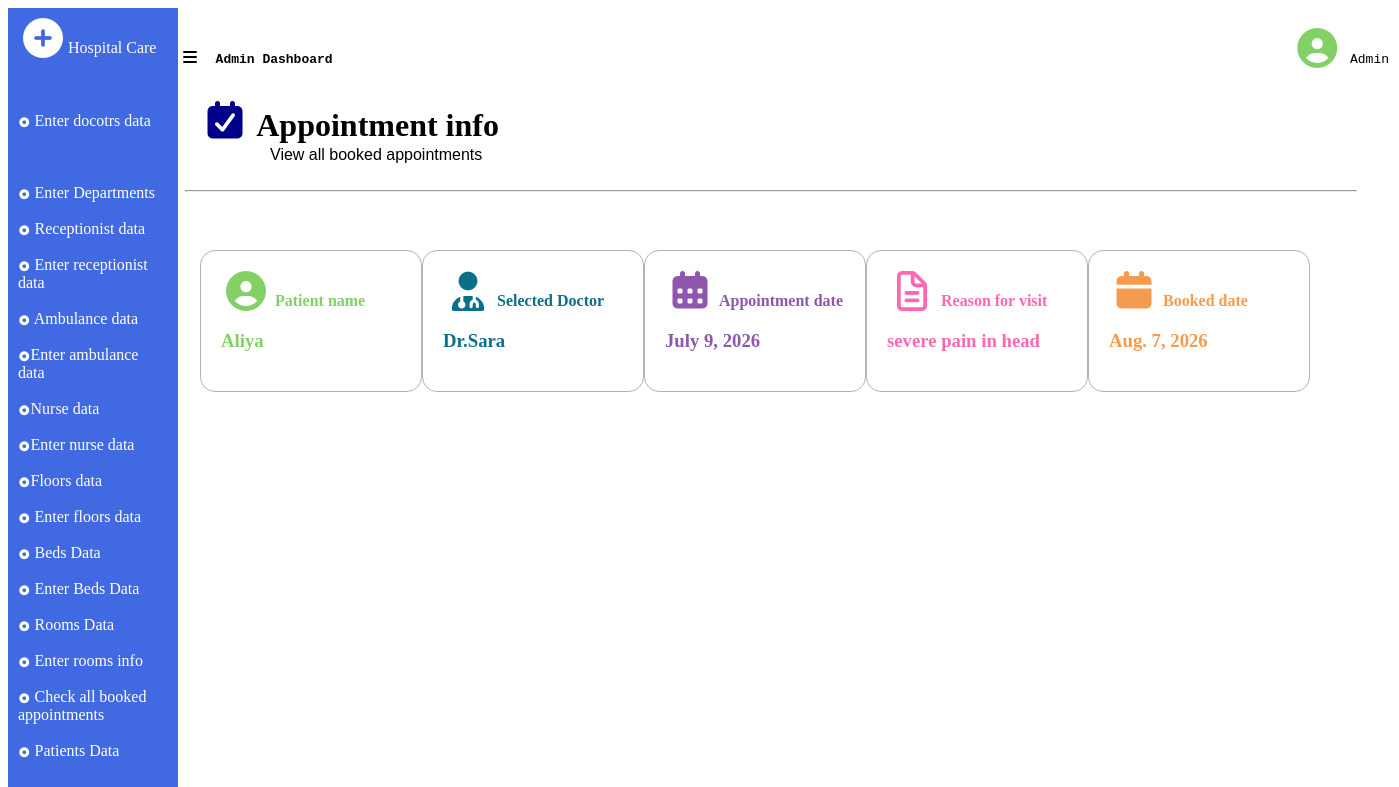
The page /showappointmentforadmin/ on the database its author committed.
### Hospital_app/models.py (models this page shows, shortened)
class appointments(models.Model):
    patient=models.CharField(max_length=200)
    doctor=models.CharField(max_length=200)
    appointment_date=models.DateField()
    appointment_time=models.TimeField()
    reason_for_visit=models.CharField(max_length=300)
    booked_date=models.DateField(null=True,blank=True)

### Hospital_app/views.py (the view)
# urls.py: path('showappointmentforadmin/',showappointmentforadmin,name='showappointmentforadmin'),
def showappointmentforadmin(request):
     appointment=appointments.objects.all()
     return render(request,"apoointinfoforadmin.html",{"appointments":appointment})

### templates/apoointinfoforadmin.html (shortened to what this page needs)
<!DOCTYPE html>
<html lang="en">
<head>
    {% load static %}
    <link rel="stylesheet" href="{% static 'style.CSS' %}">
    <link rel="stylesheet" href="https://cdnjs.cloudflare.com/ajax/libs/font-awesome/7.3.1/css/all.min.css" />
</head>
<body>
    <div id="urls">
        <i class="fa-solid fa-circle-plus"></i>Hospital Care
        <br><br>
        <br><br>
        <a class="a" href="{% url 'doctorsInfoForms' %}"><i class="fa-solid fa-circle-dot"></i>  Enter docotrs data</a>
        <br><br>
        <br><br>
        <a class="a" href="{% url 'dep_forms' %}"><i class="fa-solid fa-circle-dot"></i>  Enter Departments</a>
        <br><br>
        <a class="a" href="{% url 'ShowReceoOerData' %}"><i class="fa-solid fa-circle-dot"></i>  Receptionist data</a>
        <br><br>
        <a class="a" href="{% url 'fetchRecapPerInfo' %}"><i class="fa-solid fa-circle-dot"></i>  Enter receptionist data</a>
        <br><br>
        <a class="a" href="{% url 'getAmbukancesInfo' %}"><i class="fa-solid fa-circle-dot"></i>  Ambulance data</a>
        <br><br>
        <a class="a" href="{% url 'makeambforms' %}"><i class="fa-solid fa-circle-dot"></i>Enter ambulance data</a>
        <br><br>
        <a class="a" href="{% url 'showNurseInfo' %}"><i class="fa-solid fa-circle-dot"></i>Nurse data</a>
        <br><br>
        <a class="a" href="{% url 'enterNurseInfo' %}"><i class="fa-solid fa-circle-dot"></i>Enter nurse data</a>
        <br><br>
        <a class="a" href="{% url 'showFloorInfo' %}"><i class="fa-solid fa-circle-dot"></i>Floors data</a>
        <br><br>
        <a class="a" href="{% url 'FloorInfo' %}"><i class="fa-solid fa-circle-dot"></i>  Enter floors data</a>
        <br><br>
        <a class="a" href="{% url 'showbedsInfo' %}"><i class="fa-solid fa-circle-dot"></i>  Beds Data</a>
        <br><br>
        <a class="a" href="{% url 'bedsInfoForms' %}"><i class="fa-solid fa-circle-dot"></i>  Enter Beds Data</a>
        <br><br>
        <a class="a" href="{% url 'showroomInfo' %}"><i class="fa-solid fa-circle-dot"></i>  Rooms Data</a>
        <br><br>
        <a class="a" href="{% url 'roomsForm' %}"><i class="fa-solid fa-circle-dot"></i>  Enter rooms info</a>
        <br><br>
        <a class="a" href="{% url 'showappointmentforadmin' %}"><i class="fa-solid fa-circle-dot"></i>  Check all booked appointments</a>
        <br><br>
        <a class="a" href="{% url 'patientinfotpadmin' %}"><i class="fa-solid fa-circle-dot"></i>  Patients Data</a>
    </div>
    <pre id="bar"><i class="fa-solid fa-bars"></i>  <strong>Admin Dashboard</strong>                                                                                                                           <i class="fa-solid fa-circle-user"></i> Admin</pre>
    <br>
    <h1 id="apphead"><i class="fa-solid fa-calendar-check"></i>   Appointment info</h1>
    <p id="paragraph">View all booked appointments</p>
    <hr id="hr">
    <div id="appoint">
    {% for app in appointments %}
        <div id="patientname">
        <i class="fa-solid fa-circle-user"></i>
        <strong>Patient name</strong>
        <br><h3 id="paname">{{app.patient}}</h3>
        </div>
        <div id="patientdocotr">
        <i class="fa-solid fa-user-doctor"></i>
        <strong>Selected Doctor</strong>
        <h3 id="docname">{{app.doctor}}</h3>
        </div>
        <div id="appointdate">
        <i class="fa-solid fa-calendar-days"></i>
        <strong>Appointment date</strong>
        <h3 id="appdate">{{app.appointment_date}}</h3>
        </div>
        <div id="reasonforvisit">
        <i class="fa-regular fa-file-lines"></i>
        <strong>Reason for visit</strong>
        <h3>{{app.reason_for_visit}}</h3>
        </div>
        <div id="bookeddate">
        <i class="fa-solid fa-calendar"></i>
        <strong>Booked date</strong>
        <h3>{{app.booked_date}}</h3>
        </div>
    {% endfor %}
    </div>
</body>
</html>

### rows shown on the page
appointments: patient "Aliya", doctor "Dr.Sara", appointment_date "July 9, 2026", reason_for_visit "severe pain in head", booked_date "Aug. 7, 2026"
